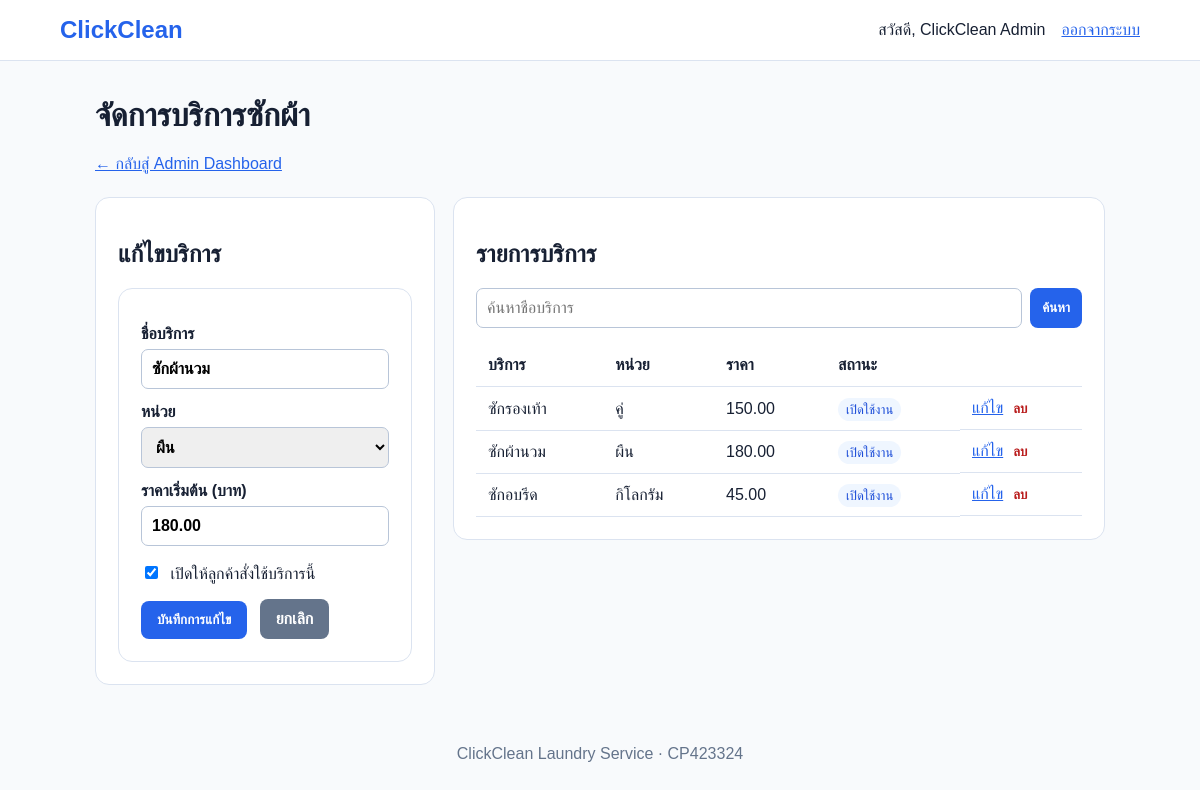
Page /admin/services.php?edit=2 (signed in) on the committed database.
### tables this page shows
CREATE TABLE services (
  id INT UNSIGNED AUTO_INCREMENT PRIMARY KEY,
  service_name VARCHAR(100) NOT NULL,
  unit VARCHAR(30) NOT NULL,
  base_price DECIMAL(10,2) NOT NULL,
  active TINYINT(1) NOT NULL DEFAULT 1
);

### includes/security.php (called while the page is built, shortened)
<?php
function e(?string $value): string { return htmlspecialchars($value ?? '', ENT_QUOTES | ENT_SUBSTITUTE, 'UTF-8'); }

### admin/services.php (the view, shortened to what this page needs)
<?php
$db = db();
$units = ['กิโลกรัม', 'ผืน', 'คู่'];
$editing = null;
$editId = (int)($_GET['edit'] ?? 0);
if ($editId > 0) {
    $stmt = $db->prepare('SELECT id, service_name, unit, base_price, active FROM services WHERE id=?');
    $stmt->bind_param('i', $editId); $stmt->execute();
    $editing = $stmt->get_result()->fetch_assoc() ?: null;
}
$keyword = trim($_GET['q'] ?? '');
if ($keyword !== '') {
    $like = '%' . $keyword . '%';
    $stmt = $db->prepare('SELECT id, service_name, unit, base_price, active FROM services WHERE service_name LIKE ? ORDER BY id DESC');
    $stmt->bind_param('s', $like); $stmt->execute(); $services = $stmt->get_result();
} else {
    $services = $db->query('SELECT id, service_name, unit, base_price, active FROM services ORDER BY id DESC');
}
require __DIR__ . '/../includes/header.php';
?>
<h1>จัดการบริการซักผ้า</h1>
<p><a href="/ClickClean/admin/dashboard.php">← กลับสู่ Admin Dashboard</a></p>
<div class="grid admin-layout">
  <section class="panel">
    <h2><?= $editing ? 'แก้ไขบริการ' : 'เพิ่มบริการใหม่' ?></h2>
    <form method="post">
      <label>ชื่อบริการ<input name="service_name" maxlength="100" required value="<?= e($editing['service_name'] ?? $_POST['service_name'] ?? '') ?>"></label>
      <label>หน่วย<select name="unit" required><?php foreach ($units as $unit): ?><option value="<?= e($unit) ?>" <?= (($editing['unit'] ?? $_POST['unit'] ?? '') === $unit) ? 'selected' : '' ?>><?= e($unit) ?></option><?php endforeach; ?></select></label>
      <label>ราคาเริ่มต้น (บาท)<input type="number" name="base_price" min="0.01" max="10000" step="0.01" required value="<?= e((string)($editing['base_price'] ?? $_POST['base_price'] ?? '')) ?>"></label>
      <label class="check"><input type="checkbox" name="active" <?= (($editing['active'] ?? 1) == 1) ? 'checked' : '' ?>> เปิดให้ลูกค้าสั่งใช้บริการนี้</label>
      <button><?= $editing ? 'บันทึกการแก้ไข' : 'เพิ่มบริการ' ?></button>
      <?php if ($editing): ?><a class="button secondary" href="/ClickClean/admin/services.php">ยกเลิก</a><?php endif; ?>
    </form>
  </section>
  <section class="panel">
    <h2>รายการบริการ</h2>
    <form class="search" method="get"><input name="q" maxlength="100" placeholder="ค้นหาชื่อบริการ" value="<?= e($keyword) ?>"><button class="small">ค้นหา</button></form>
    <table class="table"><tr><th>บริการ</th><th>หน่วย</th><th>ราคา</th><th>สถานะ</th><th></th></tr>
    <?php while ($service = $services->fetch_assoc()): ?><tr><td><?= e($service['service_name']) ?></td><td><?= e($service['unit']) ?></td><td><?= number_format((float)$service['base_price'], 2) ?></td><td><span class="status"><?= $service['active'] ? 'เปิดใช้งาน' : 'ปิดใช้งาน' ?></span></td><td class="actions"><a href="/ClickClean/admin/services.php?edit=<?= (int)$service['id'] ?>">แก้ไข</a><form method="post" onsubmit="return confirm('ยืนยันการลบบริการนี้?');"><input type="hidden" name="csrf_token" value="<?= csrf_token() ?>"><input type="hidden" name="action" value="delete"><input type="hidden" name="service_id" value="<?= (int)$service['id'] ?>"><button class="link danger-link">ลบ</button></form></td></tr><?php endwhile; ?>
    </table>
  </section>
</div>
<?php require __DIR__ . '/../includes/footer.php'; ?>

### assets/css/style.css (style rules this page uses)
:root { --blue:#2563eb;--ink:#172033;--soft:#eff6ff;--line:#dbe3f0;--green:#15803d }
* { box-sizing:border-box }
body { margin:0;background:#f8fafc;color:var(--ink);font-family:Tahoma,Arial,sans-serif }
a { color:var(--blue) }
.button,button { display:inline-block;border:0;border-radius:8px;background:var(--blue);color:#fff;padding:11px 16px;text-decoration:none;font-weight:700;cursor:pointer }
.small { padding:8px 12px }
.grid { display:grid;grid-template-columns:repeat(auto-fit,minmax(220px,1fr));gap:18px;margin-top:24px }
.card,form,.panel { background:#fff;border:1px solid var(--line);border-radius:14px;padding:22px }
label { display:block;font-weight:700;margin-top:14px }
input,select,textarea { width:100%;padding:10px;margin-top:6px;border:1px solid #b8c5d8;border-radius:7px;font:inherit }
button { margin-top:18px }
.table { width:100%;border-collapse:collapse;background:#fff }
.table th,.table td { padding:12px;text-align:left;border-bottom:1px solid var(--line) }
.status { font-size:13px;padding:4px 8px;background:var(--soft);color:#1d4ed8;border-radius:999px }
.admin-layout { grid-template-columns:minmax(260px,340px) 1fr;align-items:start }
.check { font-weight:400 }
.check input { width:auto;margin-right:8px }
.secondary { background:#64748b;margin-left:8px }
.search { display:flex;gap:8px;padding:0;border:0;margin-bottom:16px }
.search input { margin:0 }
.search button { margin:0 }
.actions { display:flex;gap:10px;align-items:center }
.actions form { border:0;padding:0 }
.link { background:none;color:var(--blue);padding:0;margin:0 }
.danger-link { color:#b91c1c }

### rows in the picture
services: service_name "ซักผ้านวม", base_price "180.00", active "☑", unit "ผืน", shows "เปิดใช้งาน"
services: service_name "ซักรองเท้า", unit "คู่", base_price "150.00", active "เปิดใช้งาน"
services: service_name "ซักอบรีด", unit "กิโลกรัม", base_price "45.00", active "เปิดใช้งาน"

### other values in the picture
$_SESSION['user']['name'] "ClickClean Admin"
form field unit "ผืน"
